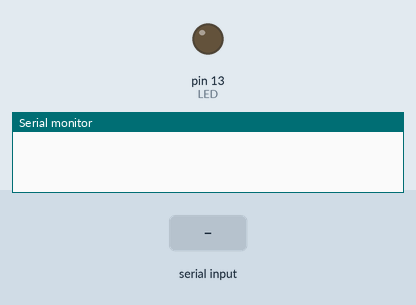
The program below on a simulated Arduino Uno, built with avr-gcc and run on an emulated ATmega328P. On the bench: output pins drawn as LEDs (lit = HIGH), the last lines printed to the serial monitor. The inputs (shaded band) are chosen by the test bench.

Above: at 1.2 s.
1.3 s: "turn on" received over Serial
At 3.4 s:
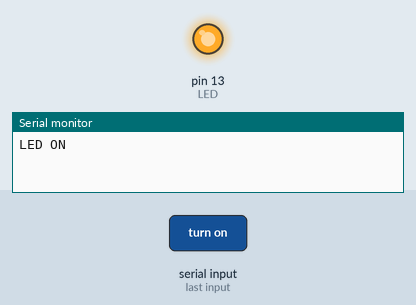
3.8 s: "turn off" received over Serial
At 5.4 s:
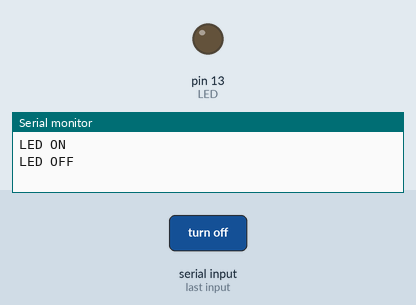
Timing chart, 0 to 6.9 s (numbered marks = the images above; inputs shaded):
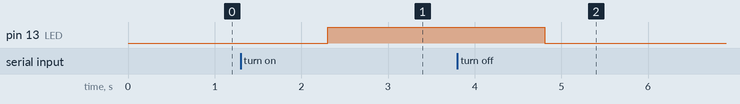

The program:

main.cpp
```cpp
#include <Arduino.h>

// peripheral definitions
static const int LED = 13;

// global variables
bool ledState = true;

void setup()
{
  // peripheral configuration
  pinMode(LED, OUTPUT);
  // serial configuration
  Serial.begin(9600);
}

void loop()
{
  // check if command is available at serial
  if (Serial.available())
  {
    String command = Serial.readString(); // read integer data from serial
    // turn on the LED for command = a or A
    if (command.equalsIgnoreCase("turn on"))
    {
      digitalWrite(LED, true);
      Serial.println("LED ON");
    }
    // turn off the LED for command = z or Z
    else if (command.equalsIgnoreCase("turn off"))
    {
      digitalWrite(LED, false);
      Serial.println("LED OFF");
    }
    // print Invalid command
    else
    {
      Serial.println("Invalid Command, try again");
    }
  }
}
```

Measured:
- after the input at 1.3 s, pin 13 (LED): LOW → HIGH after 1.0 s
- after the input at 3.8 s, pin 13 (LED): HIGH → LOW after 1.0 s
